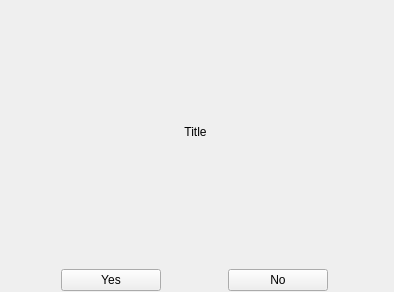
<?xml version="1.0" encoding="UTF-8"?>
<ui version="4.0">
 <class>Form</class>
 <widget class="QWidget" name="Form">
  <property name="geometry">
   <rect>
    <x>0</x>
    <y>0</y>
    <width>394</width>
    <height>292</height>
   </rect>
  </property>
  <property name="windowTitle">
   <string>Form</string>
  </property>
  <property name="autoFillBackground">
   <bool>true</bool>
  </property>
  <widget class="QWidget" name="">
   <property name="geometry">
    <rect>
     <x>0</x>
     <y>0</y>
     <width>391</width>
     <height>291</height>
    </rect>
   </property>
   <layout class="QVBoxLayout" name="verticalLayout">
    <item>
     <layout class="QHBoxLayout" name="horizontalLayout">
      <item>
       <widget class="QLabel" name="LBQuestion">
        <property name="maximumSize">
         <size>
          <width>16777215</width>
          <height>300</height>
         </size>
        </property>
        <property name="layoutDirection">
         <enum>Qt::LeftToRight</enum>
        </property>
        <property name="text">
         <string>Title</string>
        </property>
        <property name="alignment">
         <set>Qt::AlignCenter</set>
        </property>
       </widget>
      </item>
     </layout>
    </item>
    <item>
     <layout class="QHBoxLayout" name="horizontalLayout_2">
      <item>
       <widget class="QPushButton" name="BtnYes">
        <property name="maximumSize">
         <size>
          <width>100</width>
          <height>16777215</height>
         </size>
        </property>
        <property name="text">
         <string>Yes</string>
        </property>
       </widget>
      </item>
      <item>
       <widget class="QPushButton" name="BtnNo">
        <property name="maximumSize">
         <size>
          <width>100</width>
          <height>16777215</height>
         </size>
        </property>
        <property name="text">
         <string>No</string>
        </property>
       </widget>
      </item>
     </layout>
    </item>
   </layout>
  </widget>
 </widget>
 <resources/>
 <connections/>
</ui>
